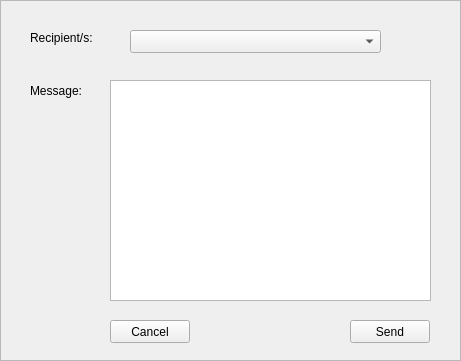
  <widget class="QFrame" name="unitcommunication_frame">
   <property name="geometry">
    <rect>
     <x>260</x>
     <y>150</y>
     <width>461</width>
     <height>361</height>
    </rect>
   </property>
   <property name="frameShape">
    <enum>QFrame::StyledPanel</enum>
   </property>
   <property name="frameShadow">
    <enum>QFrame::Raised</enum>
   </property>
   <widget class="QLabel" name="unitcommunication_recipient_label">
    <property name="geometry">
     <rect>
      <x>30</x>
      <y>30</y>
      <width>91</width>
      <height>16</height>
     </rect>
    </property>
    <property name="text">
     <string>Recipient/s:</string>
    </property>
   </widget>
   <widget class="QLabel" name="unitcommunication_message_label">
    <property name="geometry">
     <rect>
      <x>30</x>
      <y>80</y>
      <width>91</width>
      <height>21</height>
     </rect>
    </property>
    <property name="text">
     <string>Message:</string>
    </property>
   </widget>
   <widget class="QPlainTextEdit" name="unitcommmessage_text">
    <property name="geometry">
     <rect>
      <x>110</x>
      <y>80</y>
      <width>321</width>
      <height>221</height>
     </rect>
    </property>
   </widget>
   <widget class="QPushButton" name="unitcommsend_button">
    <property name="geometry">
     <rect>
      <x>350</x>
      <y>320</y>
      <width>80</width>
      <height>23</height>
     </rect>
    </property>
    <property name="text">
     <string>Send</string>
    </property>
   </widget>
   <widget class="QPushButton" name="unitcommcancel_button">
    <property name="geometry">
     <rect>
      <x>110</x>
      <y>320</y>
      <width>80</width>
      <height>23</height>
     </rect>
    </property>
    <property name="text">
     <string>Cancel</string>
    </property>
   </widget>
   <widget class="QComboBox" name="unitcommunication_combobox">
    <property name="geometry">
     <rect>
      <x>130</x>
      <y>30</y>
      <width>251</width>
      <height>23</height>
     </rect>
    </property>
   </widget>
  </widget>
